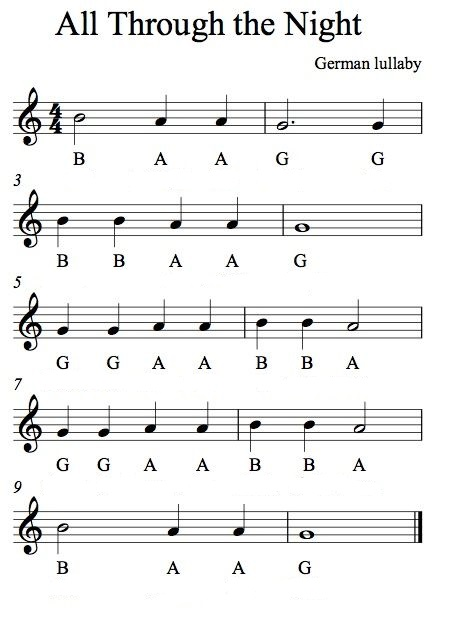
//> input picture OpenCVFinalProject/OpenCVFinalProject/musical_sheet/sheet1.jpg, 449 x 624 px
$ ./main   (built with g++ and OpenCV 4)
//> lines starting //> are read from the running program, lines starting //| are printed output that depends on the picture; after the words box and inside, x2 and y2 are one past the last pixel; in counts of white or black regions, pixels touching at a corner belong together
#include <opencv2/opencv.hpp>
#include <opencv2/core/core.hpp>
#include <opencv2/highgui/highgui.hpp>
#include <iostream>
#include <stdlib.h>
#include <string.h>
using namespace std;
using namespace cv;

#define THRESHHOLD_ERROR 1.5
#define LINE_SEG_ERROR 20
#define GROUP_SEG_ERROR 6

//defined musical note types
#define WHOLE_NOTE 0
#define HALF_NOTE 1
#define QUARTER_NOTE 2
#define EIGHTH_NOTE 3
#define SIXTEENTH_NOTE 4

//defines musical note names - lower and upper can be added to extend the range
#define C 0 //DO -- on -1st staff line
#define D 1 //RE -- between -1 and 0 staff line
#define E 2 //MI -- on 0th staff line
#define F 3 //FA -- between 0 and 1 staff line
#define G 4 //SOL -- on 1st staff line
#define A 5 //LA -- between 1 and 2 staff line
#define B 6 //TI -- on 2nd staff line

#define musical note specifiers
#define LOWER 0
#define NORMAL 1
#define UPPER 2

typedef struct Notes {
	int speficier;
	int name;
	int type;
	Mat img;
	Rect boundingBox;
}Note;

//#define SHOW_STEPS

vector<Rect> lineBoundingBoxes;
vector<vector<Rect>> groupBoundingBoxes(20);
vector<vector<Rect>> noteBoundingBoxes(20);

/**automized binarization*/
// [603 lines left out: functions calculateHistogram, maxHistoValue, showHistogram, minHistogramIntensity, maxHistogramIntensity, findThresholdValue and 17 more, not called in this run]

int main() {
	Mat img = imread("musical_sheet/sheet1.jpg", 0);
//> img: 624 rows x 449 cols, CV_8UC1; min 0, max 255, mean 239.2
	imshow("Original image", img);

	uchar threshhold = findThresholdValue(img, THRESHHOLD_ERROR);
//> threshhold = 152
	cout << (int)threshhold << endl;
//| 152
	Mat binary = threshold(img, 200);
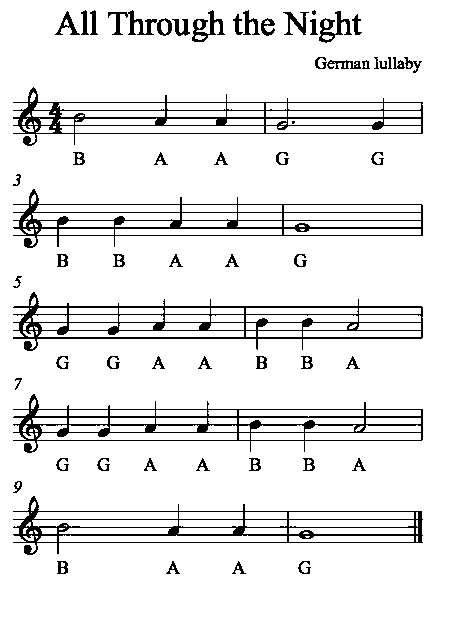
//> binary: 624 rows x 449 cols, CV_8UC1; 91.4% white; black in thin lines or dots, all inside (x1, y1, x2, y2) = (13, 10, 423, 574)


	vector<Mat> lines = _2LinesSegmentation(binary,LINE_SEG_ERROR);
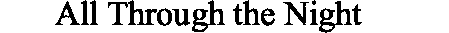
//> lines[0]: 33 rows x 449 cols, CV_8UC1; 82% white; 15 black regions (1 under 20 px), largest, box (x1, y1, x2, y2) and area: (108, 0, 157, 25) 423, (319, 1, 352, 33) 378, (192, 0, 225, 32) 377
//> lines[1]: 59 rows x 449 cols, CV_8UC1; 86.2% white; black in thin lines or dots
//> lines[2]: 59 rows x 449 cols, CV_8UC1; 87% white; black in thin lines or dots
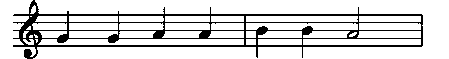
//> lines[3]: 59 rows x 449 cols, CV_8UC1; 84.6% white; black in thin lines or dots
//> lines[4]: 59 rows x 449 cols, CV_8UC1; 85.1% white; black in thin lines or dots
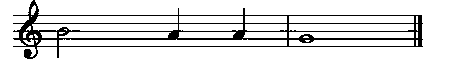
//> lines[5]: 59 rows x 449 cols, CV_8UC1; 86.7% white; black in thin lines or dots
	char lineName[30];
	char groupName[30];
	vector<vector<Mat>> groups(lines.size());
//> groups = 6 items
	vector<vector<int>> imageLines(lines.size());
//> imageLines = 6 items


	for (int i = 0; i < lines.size(); i++) {

		groups[i] = _2GroupsSegmentation(lines[i], GROUP_SEG_ERROR, imageLines[i],i);
		sprintf(lineName, "%s%d%s", "ready/line", i, ".bmp");
		imwrite(lineName, lines[i]);

		for (int j = 0; j < groups[i].size(); j++) {
			sprintf(groupName, "%s%d%s%d%s", "ready/line", i, "_group",j,".bmp");
			imwrite(groupName, groups[i][j]);
		}
	}
//> this loop made 6 passes
//> groupName on passes 1 to 6: "ready/line0_group3.bmp", "ready/line1_group6.bmp", "ready/line2_group5.bmp", "ready/line3_group7.bmp", "ready/line4_group7.bmp", "ready/line5_group5.bmp"
//> after the loop, lineName = "ready/line5.bmp"

	int groupWidth = findMedianGroupWidth(groups);
//> groupWidth = 21
	vector<vector<Mat>> notes = analizeAllGroups(groups, groupWidth);
//> notes = 6 items

	vector<vector<Note>> musicalNotes(notes.size());
//> musicalNotes = 6 items

	for (int i = 0; i < notes.size(); i++) {
		for (int j = 0; j < notes[i].size(); j++) {
			Note note = recognizeMusicalNote(notes[i][j], imageLines[i], 2);
			note.boundingBox = noteBoundingBoxes[i][j];

			displayMusicalNote(note);
			musicalNotes[i].push_back(note);
		}
		cout << endl;
	}
//> this loop made 6 passes
//> after the loop in createFinalBoundingBoxes, `for (int i = 0; i < lineBoundingBoxes.size();i++)`:
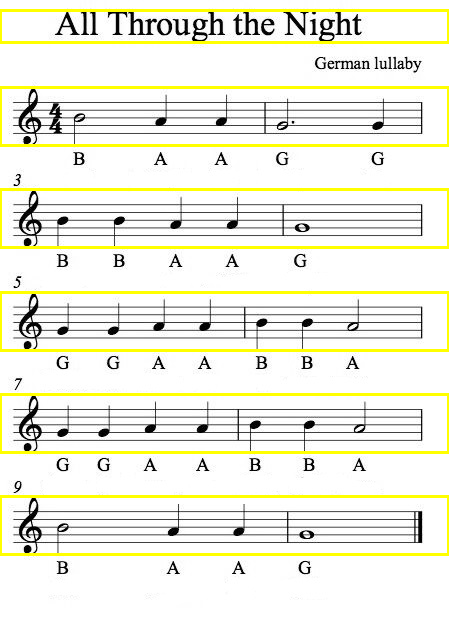
//> dst: 624 rows x 449 cols, CV_8UC3; mean B, G, R 223.6, 239.4, 239.4
//> after the loop in createFinalBoundingBoxes, `for (int i = 0; i < groupBoundingBoxes.size(); i++)`:
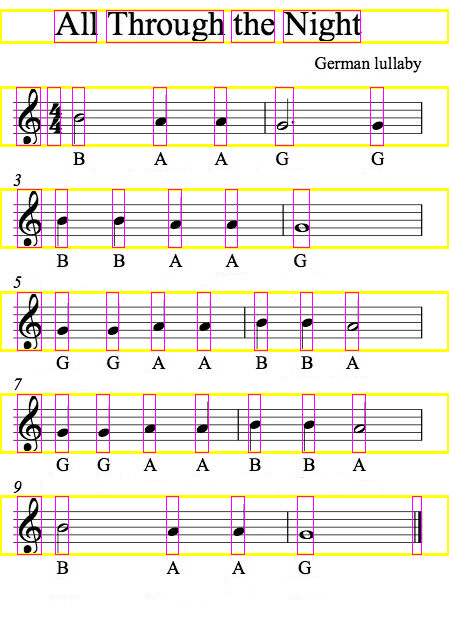
//> dst: 624 rows x 449 cols, CV_8UC3; 2.1% of pixels changed, all inside (x1, y1, x2, y2) = (16, 10, 422, 555)
//> after the loop in createFinalBoundingBoxes, `for (int i = 0; i < musicalNotes.size(); i++)`:
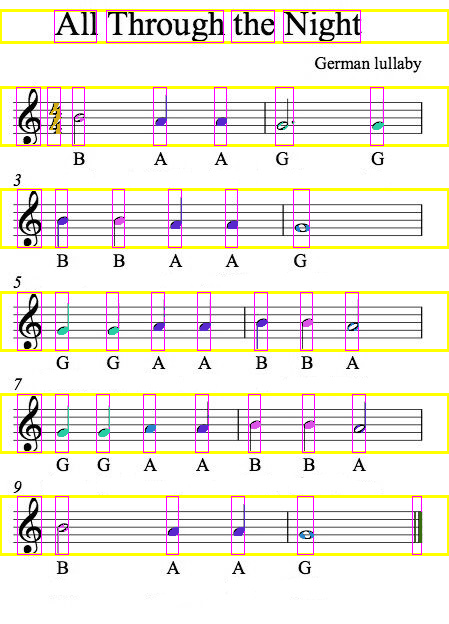
//> dst: 624 rows x 449 cols, CV_8UC3; 0.75% of pixels changed, all inside (x1, y1, x2, y2) = (50, 96, 422, 554)

	Mat dst = createFinalBoundingBoxes(img,musicalNotes);
	imshow("Final Image", dst);
	cout << "end" << endl;
	waitKey(0);
	return 0;
}

$ run again, with OpenCVFinalProject/OpenCVFinalProject/musical_sheet/sheet12.jpg copied over OpenCVFinalProject/OpenCVFinalProject/musical_sheet/sheet1.jpg
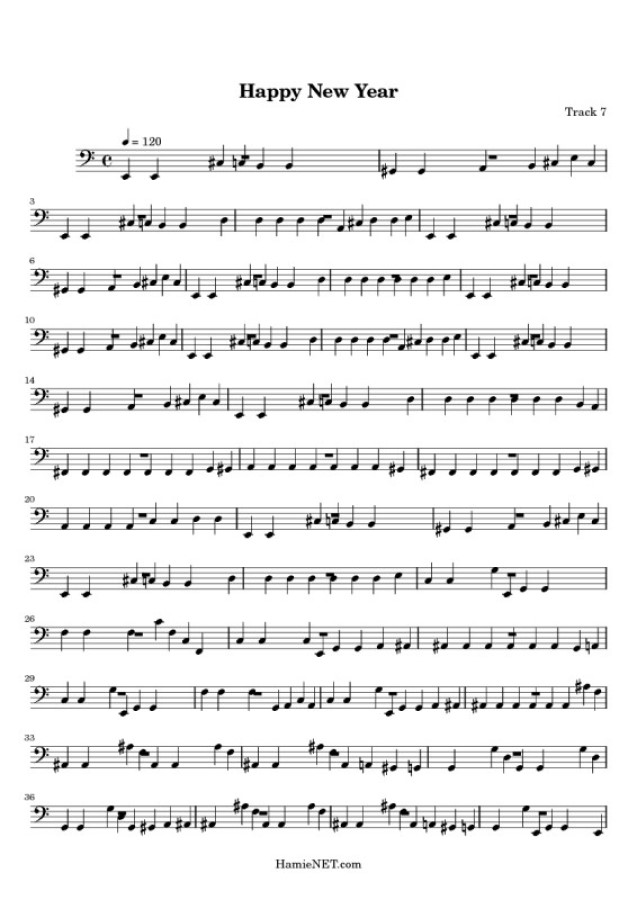
//> input picture OpenCVFinalProject/OpenCVFinalProject/musical_sheet/sheet12.jpg, 637 x 900 px
//> img is the input picture: 900 rows x 637 cols, CV_8UC1; min 0, max 255, mean 237.9
//> threshhold = 154
//| 154
//> binary: 900 rows x 637 cols, CV_8UC1; 87.6% white; black in thin lines or dots, all inside (x1, y1, x2, y2) = (24, 83, 608, 869)
//> groups = 12 items
//> the loop `for (int i = 0; i < lines.size(); i++)` made 12 passes
//> groupName on passes 1 to 8: "ready/line0_group14.bmp", "ready/line1_group0.bmp", "ready/line2_group0.bmp", "ready/line3_group0.bmp", "ready/line4_group0.bmp", "ready/line5_group0.bmp", "ready/line6_group0.bmp", "ready/line7_group0.bmp"
//> after the loop `for (int i = 0; i < lines.size(); i++)`: lineName = "ready/line11.bmp"
//> groupWidth = 142
//> notes = 12 items
//> the loop `for (int i = 0; i < notes.size(); i++)` made 12 passes
//> after the loop in createFinalBoundingBoxes, `for (int i = 0; i < musicalNotes.size(); i++)`:
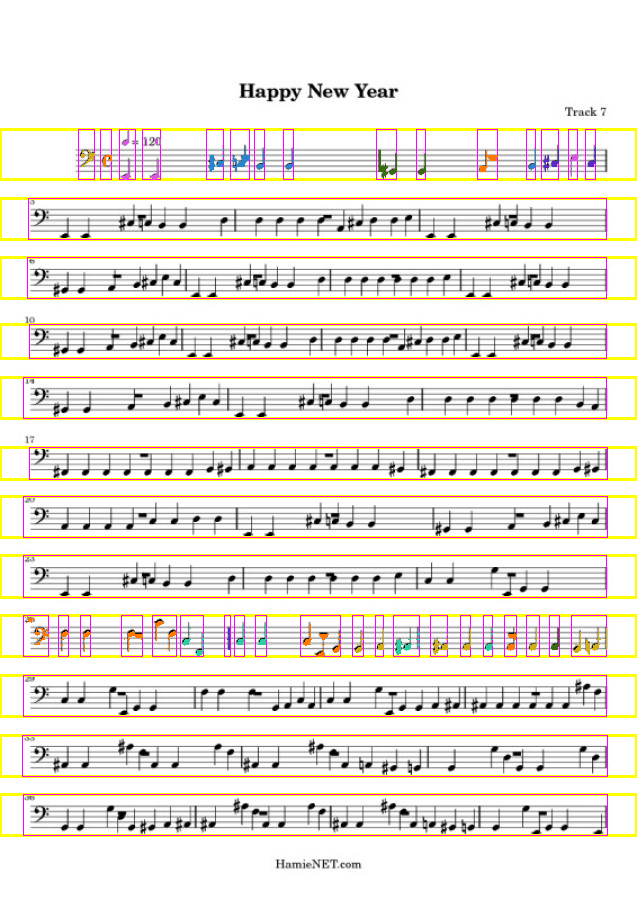
//> dst: 900 rows x 637 cols, CV_8UC3; mean B, G, R 222.9, 231.2, 238.6
